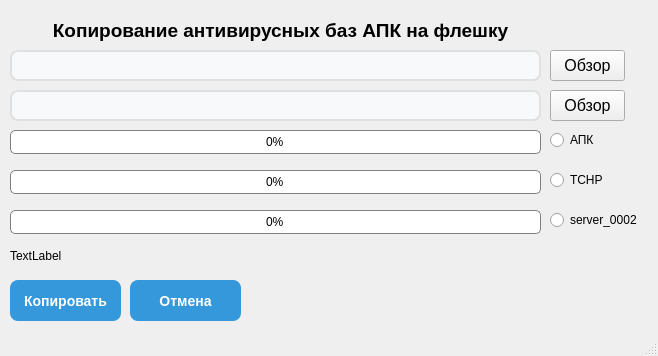
<?xml version="1.0" encoding="UTF-8"?>
<ui version="4.0">
 <class>MainWindow</class>
 <widget class="QMainWindow" name="MainWindow">
  <property name="geometry">
   <rect>
    <x>0</x>
    <y>0</y>
    <width>658</width>
    <height>356</height>
   </rect>
  </property>
  <property name="windowTitle">
   <string>Копирование антивирусных баз</string>
  </property>
  <property name="styleSheet">
   <string notr="true">a.setStyleSheet(&quot;QMainWindow { background-color: #1e1e2e; }&quot;
                &quot;QPushButton { background-color: #89b4fa; color: #11111b; border-radius: 6px; padding: 6px; }&quot;
                &quot;QPushButton:hover { background-color: #b4befe; }&quot;);
</string>
  </property>
  <widget class="QWidget" name="centralwidget">
   <widget class="QPushButton" name="btnSelectSource">
    <property name="geometry">
     <rect>
      <x>550</x>
      <y>50</y>
      <width>75</width>
      <height>31</height>
     </rect>
    </property>
    <property name="font">
     <font>
      <pointsize>12</pointsize>
     </font>
    </property>
    <property name="text">
     <string>Обзор</string>
    </property>
   </widget>
   <widget class="QLineEdit" name="lineEditSource">
    <property name="geometry">
     <rect>
      <x>10</x>
      <y>50</y>
      <width>531</width>
      <height>31</height>
     </rect>
    </property>
    <property name="styleSheet">
     <string notr="true">QLineEdit {
    background-color: #F8F9FA;
    border: 2px solid #E0E0E0;
    border-radius: 8px;
    color: #333333;
    font-size: 14px;
    selection-background-color: #007ACC;
}
QLineEdit:hover {
    border-color: #B0B0B0;
}
QLineEdit:focus {
    border-color: #007ACC;
    background-color: #FFFFFF;
}
</string>
    </property>
   </widget>
   <widget class="QLineEdit" name="lineEditDest">
    <property name="geometry">
     <rect>
      <x>10</x>
      <y>90</y>
      <width>531</width>
      <height>31</height>
     </rect>
    </property>
    <property name="styleSheet">
     <string notr="true">QLineEdit {
    background-color: #F8F9FA;
    border: 2px solid #E0E0E0;
    border-radius: 8px;
    color: #333333;
    font-size: 14px;
    selection-background-color: #007ACC;
}
QLineEdit:hover {
    border-color: #B0B0B0;
}
QLineEdit:focus {
    border-color: #007ACC;
    background-color: #FFFFFF;
}
</string>
    </property>
   </widget>
   <widget class="QPushButton" name="btnSelectDest">
    <property name="geometry">
     <rect>
      <x>550</x>
      <y>90</y>
      <width>75</width>
      <height>31</height>
     </rect>
    </property>
    <property name="font">
     <font>
      <pointsize>12</pointsize>
     </font>
    </property>
    <property name="text">
     <string>Обзор</string>
    </property>
   </widget>
   <widget class="QPushButton" name="btnStartCopy">
    <property name="geometry">
     <rect>
      <x>10</x>
      <y>280</y>
      <width>111</width>
      <height>41</height>
     </rect>
    </property>
    <property name="styleSheet">
     <string notr="true">QPushButton {
    background-color: #3498db;
    color: white;
    border-radius: 8px;
    padding: 6px 12px;
    font-weight: bold;
    font-size: 14px;
}

QPushButton:hover {
    background-color: #2980b9;
}

QPushButton:pressed {
    background-color: #1f618d;
    padding-top: 8px; /* эффект нажатия */
}
</string>
    </property>
    <property name="text">
     <string>Копировать</string>
    </property>
    <property name="checkable">
     <bool>false</bool>
    </property>
   </widget>
   <widget class="QProgressBar" name="progressBar_1">
    <property name="geometry">
     <rect>
      <x>10</x>
      <y>130</y>
      <width>531</width>
      <height>24</height>
     </rect>
    </property>
    <property name="autoFillBackground">
     <bool>false</bool>
    </property>
    <property name="styleSheet">
     <string notr="true">QProgressBar {
    height: 30px; /* Задайте нужную вам ширину/толщину линии */
    border: 1px solid grey;
    border-radius: 5px;
    text-align: center;
}
QProgressBar::chunk {
    background-color: #3b82f6; /* Цвет заполнения */
    border-radius: 4px;
}
</string>
    </property>
    <property name="value">
     <number>0</number>
    </property>
   </widget>
   <widget class="QLabel" name="label">
    <property name="geometry">
     <rect>
      <x>20</x>
      <y>15</y>
      <width>521</width>
      <height>31</height>
     </rect>
    </property>
    <property name="lineWidth">
     <number>2</number>
    </property>
    <property name="text">
     <string>&lt;html&gt;&lt;head/&gt;&lt;body&gt;&lt;p align=&quot;center&quot;&gt;&lt;span style=&quot; font-size:14pt; font-weight:700;&quot;&gt;Копирование антивирусных баз АПК на флешку&lt;/span&gt;&lt;/p&gt;&lt;/body&gt;&lt;/html&gt;</string>
    </property>
   </widget>
   <widget class="QRadioButton" name="radioButton_1">
    <property name="geometry">
     <rect>
      <x>550</x>
      <y>130</y>
      <width>89</width>
      <height>20</height>
     </rect>
    </property>
    <property name="text">
     <string>АПК</string>
    </property>
   </widget>
   <widget class="QRadioButton" name="radioButton_2">
    <property name="geometry">
     <rect>
      <x>550</x>
      <y>170</y>
      <width>89</width>
      <height>20</height>
     </rect>
    </property>
    <property name="text">
     <string>ТСНР</string>
    </property>
   </widget>
   <widget class="QRadioButton" name="radioButton_3">
    <property name="geometry">
     <rect>
      <x>550</x>
      <y>210</y>
      <width>89</width>
      <height>20</height>
     </rect>
    </property>
    <property name="text">
     <string>server_0002</string>
    </property>
   </widget>
   <widget class="QProgressBar" name="progressBar_2">
    <property name="geometry">
     <rect>
      <x>10</x>
      <y>170</y>
      <width>531</width>
      <height>24</height>
     </rect>
    </property>
    <property name="autoFillBackground">
     <bool>false</bool>
    </property>
    <property name="styleSheet">
     <string notr="true">QProgressBar {
    height: 30px; /* Задайте нужную вам ширину/толщину линии */
    border: 1px solid grey;
    border-radius: 5px;
    text-align: center;
}
QProgressBar::chunk {
    background-color: #3b82f6; /* Цвет заполнения */
    border-radius: 4px;
}
</string>
    </property>
    <property name="value">
     <number>0</number>
    </property>
   </widget>
   <widget class="QProgressBar" name="progressBar_3">
    <property name="geometry">
     <rect>
      <x>10</x>
      <y>210</y>
      <width>531</width>
      <height>24</height>
     </rect>
    </property>
    <property name="autoFillBackground">
     <bool>false</bool>
    </property>
    <property name="styleSheet">
     <string notr="true">QProgressBar {
    height: 30px; /* Задайте нужную вам ширину/толщину линии */
    border: 1px solid grey;
    border-radius: 5px;
    text-align: center;
}
QProgressBar::chunk {
    background-color: #3b82f6; /* Цвет заполнения */
    border-radius: 4px;
}
</string>
    </property>
    <property name="value">
     <number>0</number>
    </property>
   </widget>
   <widget class="QPushButton" name="btnCancelCopy">
    <property name="geometry">
     <rect>
      <x>130</x>
      <y>280</y>
      <width>111</width>
      <height>41</height>
     </rect>
    </property>
    <property name="styleSheet">
     <string notr="true">QPushButton {
    background-color: #3498db;
    color: white;
    border-radius: 8px;
    padding: 6px 12px;
    font-weight: bold;
    font-size: 14px;
}

QPushButton:hover {
    background-color: #2980b9;
}

QPushButton:pressed {
    background-color: #1f618d;
    padding-top: 8px; /* эффект нажатия */
}
</string>
    </property>
    <property name="text">
     <string>Отмена</string>
    </property>
    <property name="checkable">
     <bool>false</bool>
    </property>
   </widget>
   <widget class="QLabel" name="lblStatus">
    <property name="geometry">
     <rect>
      <x>10</x>
      <y>240</y>
      <width>801</width>
      <height>31</height>
     </rect>
    </property>
    <property name="text">
     <string>TextLabel</string>
    </property>
   </widget>
  </widget>
  <widget class="QMenuBar" name="menubar">
   <property name="geometry">
    <rect>
     <x>0</x>
     <y>0</y>
     <width>658</width>
     <height>22</height>
    </rect>
   </property>
  </widget>
  <widget class="QStatusBar" name="statusbar"/>
 </widget>
 <resources/>
 <connections/>
</ui>
